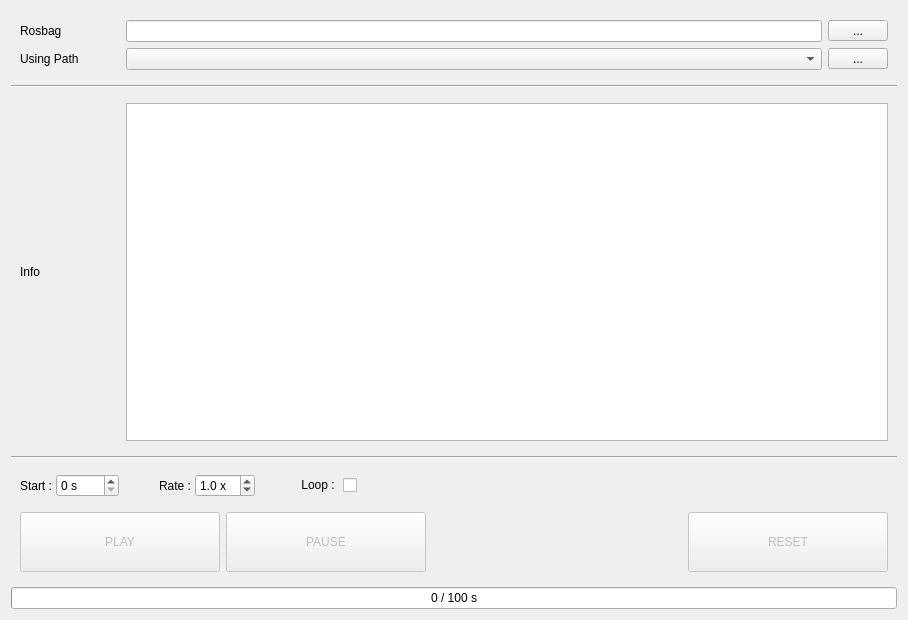
<?xml version="1.0" encoding="UTF-8"?>
<ui version="4.0">
 <class>Form</class>
 <widget class="QWidget" name="Form">
  <property name="geometry">
   <rect>
    <x>0</x>
    <y>0</y>
    <width>908</width>
    <height>620</height>
   </rect>
  </property>
  <property name="windowTitle">
   <string>Rosbag Player</string>
  </property>
  <layout class="QGridLayout" name="gridLayout">
   <item row="9" column="3">
    <widget class="QWidget" name="widget" native="true">
     <layout class="QGridLayout" name="gridLayout_2">
      <item row="3" column="1">
       <widget class="QPushButton" name="pb_pause">
        <property name="enabled">
         <bool>false</bool>
        </property>
        <property name="sizePolicy">
         <sizepolicy hsizetype="Preferred" vsizetype="Preferred">
          <horstretch>0</horstretch>
          <verstretch>0</verstretch>
         </sizepolicy>
        </property>
        <property name="minimumSize">
         <size>
          <width>200</width>
          <height>60</height>
         </size>
        </property>
        <property name="maximumSize">
         <size>
          <width>200</width>
          <height>16777215</height>
         </size>
        </property>
        <property name="text">
         <string>PAUSE</string>
        </property>
       </widget>
      </item>
      <item row="3" column="0">
       <widget class="QPushButton" name="pb_play">
        <property name="enabled">
         <bool>false</bool>
        </property>
        <property name="sizePolicy">
         <sizepolicy hsizetype="Preferred" vsizetype="Preferred">
          <horstretch>0</horstretch>
          <verstretch>0</verstretch>
         </sizepolicy>
        </property>
        <property name="minimumSize">
         <size>
          <width>200</width>
          <height>60</height>
         </size>
        </property>
        <property name="maximumSize">
         <size>
          <width>200</width>
          <height>16777215</height>
         </size>
        </property>
        <property name="text">
         <string>PLAY</string>
        </property>
       </widget>
      </item>
      <item row="3" column="3">
       <widget class="QPushButton" name="pb_reset">
        <property name="enabled">
         <bool>false</bool>
        </property>
        <property name="sizePolicy">
         <sizepolicy hsizetype="Preferred" vsizetype="Preferred">
          <horstretch>0</horstretch>
          <verstretch>0</verstretch>
         </sizepolicy>
        </property>
        <property name="minimumSize">
         <size>
          <width>200</width>
          <height>60</height>
         </size>
        </property>
        <property name="maximumSize">
         <size>
          <width>200</width>
          <height>16777215</height>
         </size>
        </property>
        <property name="text">
         <string>RESET</string>
        </property>
       </widget>
      </item>
      <item row="3" column="2">
       <spacer name="horizontalSpacer_2">
        <property name="orientation">
         <enum>Qt::Horizontal</enum>
        </property>
        <property name="sizeType">
         <enum>QSizePolicy::Expanding</enum>
        </property>
        <property name="sizeHint" stdset="0">
         <size>
          <width>0</width>
          <height>0</height>
         </size>
        </property>
       </spacer>
      </item>
     </layout>
    </widget>
   </item>
   <item row="10" column="3">
    <widget class="QProgressBar" name="progress">
     <property name="sizePolicy">
      <sizepolicy hsizetype="Preferred" vsizetype="Fixed">
       <horstretch>0</horstretch>
       <verstretch>0</verstretch>
      </sizepolicy>
     </property>
     <property name="value">
      <number>0</number>
     </property>
     <property name="format">
      <string>%v / %m s</string>
     </property>
    </widget>
   </item>
   <item row="5" column="3">
    <widget class="Line" name="line">
     <property name="lineWidth">
      <number>1</number>
     </property>
     <property name="orientation">
      <enum>Qt::Horizontal</enum>
     </property>
    </widget>
   </item>
   <item row="0" column="3">
    <widget class="QWidget" name="widget_2" native="true">
     <layout class="QGridLayout" name="gridLayout_3">
      <item row="0" column="0">
       <widget class="QLabel" name="label_12">
        <property name="sizePolicy">
         <sizepolicy hsizetype="Preferred" vsizetype="Preferred">
          <horstretch>0</horstretch>
          <verstretch>0</verstretch>
         </sizepolicy>
        </property>
        <property name="minimumSize">
         <size>
          <width>100</width>
          <height>0</height>
         </size>
        </property>
        <property name="maximumSize">
         <size>
          <width>100</width>
          <height>16777215</height>
         </size>
        </property>
        <property name="text">
         <string>Rosbag</string>
        </property>
       </widget>
      </item>
      <item row="0" column="2">
       <widget class="QLineEdit" name="le_bag">
        <property name="sizePolicy">
         <sizepolicy hsizetype="Preferred" vsizetype="Fixed">
          <horstretch>0</horstretch>
          <verstretch>0</verstretch>
         </sizepolicy>
        </property>
        <property name="text">
         <string/>
        </property>
       </widget>
      </item>
      <item row="0" column="3">
       <widget class="QToolButton" name="pb_bag">
        <property name="minimumSize">
         <size>
          <width>60</width>
          <height>0</height>
         </size>
        </property>
        <property name="text">
         <string>...</string>
        </property>
       </widget>
      </item>
      <item row="1" column="2">
       <widget class="QComboBox" name="cb_path"/>
      </item>
      <item row="1" column="0">
       <widget class="QLabel" name="label">
        <property name="text">
         <string>Using Path</string>
        </property>
       </widget>
      </item>
      <item row="1" column="3">
       <widget class="QToolButton" name="pb_path">
        <property name="minimumSize">
         <size>
          <width>60</width>
          <height>0</height>
         </size>
        </property>
        <property name="text">
         <string>...</string>
        </property>
       </widget>
      </item>
     </layout>
    </widget>
   </item>
   <item row="2" column="3">
    <widget class="QWidget" name="widget_4" native="true">
     <layout class="QHBoxLayout" name="horizontalLayout_3">
      <item>
       <widget class="QLabel" name="label_11">
        <property name="sizePolicy">
         <sizepolicy hsizetype="Preferred" vsizetype="Preferred">
          <horstretch>0</horstretch>
          <verstretch>0</verstretch>
         </sizepolicy>
        </property>
        <property name="minimumSize">
         <size>
          <width>100</width>
          <height>0</height>
         </size>
        </property>
        <property name="maximumSize">
         <size>
          <width>100</width>
          <height>16777215</height>
         </size>
        </property>
        <property name="text">
         <string>Info</string>
        </property>
       </widget>
      </item>
      <item>
       <widget class="QPlainTextEdit" name="pte_bag">
        <property name="sizePolicy">
         <sizepolicy hsizetype="Preferred" vsizetype="Expanding">
          <horstretch>0</horstretch>
          <verstretch>0</verstretch>
         </sizepolicy>
        </property>
        <property name="palette">
         <palette>
          <active>
           <colorrole role="Text">
            <brush brushstyle="SolidPattern">
             <color alpha="255">
              <red>154</red>
              <green>153</green>
              <blue>150</blue>
             </color>
            </brush>
           </colorrole>
           <colorrole role="PlaceholderText">
            <brush brushstyle="NoBrush">
             <color alpha="128">
              <red>154</red>
              <green>153</green>
              <blue>150</blue>
             </color>
            </brush>
           </colorrole>
          </active>
          <inactive>
           <colorrole role="Text">
            <brush brushstyle="SolidPattern">
             <color alpha="255">
              <red>154</red>
              <green>153</green>
              <blue>150</blue>
             </color>
            </brush>
           </colorrole>
           <colorrole role="PlaceholderText">
            <brush brushstyle="NoBrush">
             <color alpha="128">
              <red>154</red>
              <green>153</green>
              <blue>150</blue>
             </color>
            </brush>
           </colorrole>
          </inactive>
          <disabled>
           <colorrole role="Text">
            <brush brushstyle="SolidPattern">
             <color alpha="255">
              <red>94</red>
              <green>92</green>
              <blue>100</blue>
             </color>
            </brush>
           </colorrole>
           <colorrole role="PlaceholderText">
            <brush brushstyle="NoBrush">
             <color alpha="128">
              <red>154</red>
              <green>153</green>
              <blue>150</blue>
             </color>
            </brush>
           </colorrole>
          </disabled>
         </palette>
        </property>
        <property name="font">
         <font>
          <family>Ubuntu Mono</family>
          <pointsize>13</pointsize>
         </font>
        </property>
        <property name="lineWrapMode">
         <enum>QPlainTextEdit::NoWrap</enum>
        </property>
        <property name="readOnly">
         <bool>true</bool>
        </property>
        <property name="plainText">
         <string/>
        </property>
       </widget>
      </item>
     </layout>
    </widget>
   </item>
   <item row="7" column="3">
    <widget class="QWidget" name="widget_3" native="true">
     <layout class="QHBoxLayout" name="horizontalLayout">
      <property name="spacing">
       <number>0</number>
      </property>
      <property name="bottomMargin">
       <number>0</number>
      </property>
      <item>
       <widget class="QLabel" name="label_16">
        <property name="text">
         <string>Start : </string>
        </property>
       </widget>
      </item>
      <item>
       <widget class="QSpinBox" name="sb_offset">
        <property name="suffix">
         <string> s</string>
        </property>
        <property name="maximum">
         <number>9999</number>
        </property>
       </widget>
      </item>
      <item>
       <spacer name="horizontalSpacer">
        <property name="orientation">
         <enum>Qt::Horizontal</enum>
        </property>
        <property name="sizeType">
         <enum>QSizePolicy::Preferred</enum>
        </property>
        <property name="sizeHint" stdset="0">
         <size>
          <width>40</width>
          <height>20</height>
         </size>
        </property>
       </spacer>
      </item>
      <item>
       <widget class="QLabel" name="label_15">
        <property name="text">
         <string>Rate : </string>
        </property>
       </widget>
      </item>
      <item>
       <widget class="QDoubleSpinBox" name="sb_rate">
        <property name="suffix">
         <string> x</string>
        </property>
        <property name="decimals">
         <number>1</number>
        </property>
        <property name="minimum">
         <double>0.100000000000000</double>
        </property>
        <property name="maximum">
         <double>10.000000000000000</double>
        </property>
        <property name="singleStep">
         <double>0.100000000000000</double>
        </property>
        <property name="value">
         <double>1.000000000000000</double>
        </property>
       </widget>
      </item>
      <item>
       <spacer name="horizontalSpacer_3">
        <property name="orientation">
         <enum>Qt::Horizontal</enum>
        </property>
        <property name="sizeType">
         <enum>QSizePolicy::Preferred</enum>
        </property>
        <property name="sizeHint" stdset="0">
         <size>
          <width>40</width>
          <height>20</height>
         </size>
        </property>
       </spacer>
      </item>
      <item>
       <widget class="QCheckBox" name="chb_loop">
        <property name="layoutDirection">
         <enum>Qt::RightToLeft</enum>
        </property>
        <property name="text">
         <string>Loop : </string>
        </property>
       </widget>
      </item>
      <item>
       <spacer name="horizontalSpacer_4">
        <property name="orientation">
         <enum>Qt::Horizontal</enum>
        </property>
        <property name="sizeHint" stdset="0">
         <size>
          <width>40</width>
          <height>20</height>
         </size>
        </property>
       </spacer>
      </item>
     </layout>
    </widget>
   </item>
   <item row="1" column="3">
    <widget class="Line" name="line_2">
     <property name="orientation">
      <enum>Qt::Horizontal</enum>
     </property>
    </widget>
   </item>
  </layout>
 </widget>
 <resources/>
 <connections/>
</ui>
